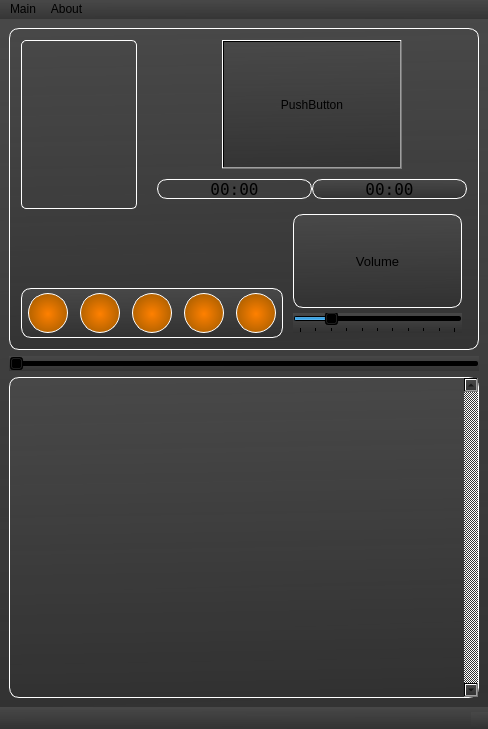
<?xml version="1.0" encoding="UTF-8"?>
<ui version="4.0">
 <class>MainWindow</class>
 <widget class="QMainWindow" name="MainWindow">
  <property name="geometry">
   <rect>
    <x>0</x>
    <y>0</y>
    <width>488</width>
    <height>729</height>
   </rect>
  </property>
  <property name="windowTitle">
   <string>MainWindow</string>
  </property>
  <property name="styleSheet">
   <string notr="true">background-color: qlineargradient(spread:pad, x1:0.517, y1:1, x2:0.493, y2:0, stop:0 rgba(49, 49, 49, 207), stop:1 rgba(72, 72, 72, 255))</string>
  </property>
  <widget class="QWidget" name="centralwidget">
   <property name="sizePolicy">
    <sizepolicy hsizetype="Expanding" vsizetype="Expanding">
     <horstretch>0</horstretch>
     <verstretch>0</verstretch>
    </sizepolicy>
   </property>
   <property name="styleSheet">
    <string notr="true"/>
   </property>
   <layout class="QVBoxLayout" name="verticalLayout">
    <item>
     <widget class="QFrame" name="frame1">
      <property name="styleSheet">
       <string notr="true">QFrame {
border-radius:10%;
border: 1px solid white;
padding: 2px;
}</string>
      </property>
      <layout class="QGridLayout" name="gridLayout_1">
       <property name="spacing">
        <number>0</number>
       </property>
       <item row="2" column="0" colspan="2">
        <layout class="QGridLayout" name="gridLayout_4">
         <property name="topMargin">
          <number>0</number>
         </property>
         <item row="1" column="8">
          <spacer name="horizontalSpacer_6">
           <property name="orientation">
            <enum>Qt::Horizontal</enum>
           </property>
           <property name="sizeType">
            <enum>QSizePolicy::Maximum</enum>
           </property>
           <property name="sizeHint" stdset="0">
            <size>
             <width>10</width>
             <height>20</height>
            </size>
           </property>
          </spacer>
         </item>
         <item row="1" column="0" colspan="8">
          <widget class="QFrame" name="frame_but">
           <property name="sizePolicy">
            <sizepolicy hsizetype="Expanding" vsizetype="Maximum">
             <horstretch>0</horstretch>
             <verstretch>0</verstretch>
            </sizepolicy>
           </property>
           <property name="maximumSize">
            <size>
             <width>16777215</width>
             <height>50</height>
            </size>
           </property>
           <property name="styleSheet">
            <string notr="true">QFrame {
border: 1px solid white;
}</string>
           </property>
           <property name="frameShape">
            <enum>QFrame::StyledPanel</enum>
           </property>
           <property name="frameShadow">
            <enum>QFrame::Raised</enum>
           </property>
           <layout class="QHBoxLayout" name="horizontalLayout" stretch="0,0,0,0,0,0,0,0,0,0,0">
            <property name="spacing">
             <number>2</number>
            </property>
            <property name="leftMargin">
             <number>2</number>
            </property>
            <property name="topMargin">
             <number>2</number>
            </property>
            <property name="rightMargin">
             <number>2</number>
            </property>
            <property name="bottomMargin">
             <number>2</number>
            </property>
            <item>
             <spacer name="horizontalSpacer_7">
              <property name="orientation">
               <enum>Qt::Horizontal</enum>
              </property>
              <property name="sizeType">
               <enum>QSizePolicy::Maximum</enum>
              </property>
              <property name="sizeHint" stdset="0">
               <size>
                <width>2</width>
                <height>20</height>
               </size>
              </property>
             </spacer>
            </item>
            <item>
             <widget class="QPushButton" name="pushButton_1">
              <property name="sizePolicy">
               <sizepolicy hsizetype="Expanding" vsizetype="Expanding">
                <horstretch>0</horstretch>
                <verstretch>0</verstretch>
               </sizepolicy>
              </property>
              <property name="minimumSize">
               <size>
                <width>40</width>
                <height>40</height>
               </size>
              </property>
              <property name="maximumSize">
               <size>
                <width>40</width>
                <height>40</height>
               </size>
              </property>
              <property name="styleSheet">
               <string notr="true">border-radius:20%;
border: 1px solid;
border-color: rgb(255, 255, 255);
background-color:qradialgradient(spread:pad, cx:0.505, cy:0.522818, radius:1.044, fx:0.5, fy:0.523, stop:0 rgba(255, 128, 0, 255), stop:1 rgba(102, 68, 0, 255));</string>
              </property>
              <property name="text">
               <string/>
              </property>
             </widget>
            </item>
            <item>
             <spacer name="horizontalSpacer_2">
              <property name="orientation">
               <enum>Qt::Horizontal</enum>
              </property>
              <property name="sizeType">
               <enum>QSizePolicy::Maximum</enum>
              </property>
              <property name="sizeHint" stdset="0">
               <size>
                <width>10</width>
                <height>20</height>
               </size>
              </property>
             </spacer>
            </item>
            <item>
             <widget class="QPushButton" name="pushButton_3">
              <property name="sizePolicy">
               <sizepolicy hsizetype="Expanding" vsizetype="Expanding">
                <horstretch>0</horstretch>
                <verstretch>0</verstretch>
               </sizepolicy>
              </property>
              <property name="minimumSize">
               <size>
                <width>40</width>
                <height>40</height>
               </size>
              </property>
              <property name="maximumSize">
               <size>
                <width>40</width>
                <height>40</height>
               </size>
              </property>
              <property name="styleSheet">
               <string notr="true">border-radius:20%;
border: 1px solid;
border-color: rgb(255, 255, 255);
background-color:qradialgradient(spread:pad, cx:0.505, cy:0.522818, radius:1.044, fx:0.5, fy:0.523, stop:0 rgba(255, 128, 0, 255), stop:1 rgba(102, 68, 0, 255));</string>
              </property>
              <property name="text">
               <string/>
              </property>
             </widget>
            </item>
            <item>
             <spacer name="horizontalSpacer_3">
              <property name="orientation">
               <enum>Qt::Horizontal</enum>
              </property>
              <property name="sizeType">
               <enum>QSizePolicy::Maximum</enum>
              </property>
              <property name="sizeHint" stdset="0">
               <size>
                <width>10</width>
                <height>20</height>
               </size>
              </property>
             </spacer>
            </item>
            <item>
             <widget class="QPushButton" name="pushButton_4">
              <property name="sizePolicy">
               <sizepolicy hsizetype="Expanding" vsizetype="Expanding">
                <horstretch>0</horstretch>
                <verstretch>0</verstretch>
               </sizepolicy>
              </property>
              <property name="minimumSize">
               <size>
                <width>40</width>
                <height>40</height>
               </size>
              </property>
              <property name="maximumSize">
               <size>
                <width>40</width>
                <height>40</height>
               </size>
              </property>
              <property name="styleSheet">
               <string notr="true">border-radius:20%;
border: 1px solid;
border-color: rgb(255, 255, 255);
background-color:qradialgradient(spread:pad, cx:0.505, cy:0.522818, radius:1.044, fx:0.5, fy:0.523, stop:0 rgba(255, 128, 0, 255), stop:1 rgba(102, 68, 0, 255));</string>
              </property>
              <property name="text">
               <string/>
              </property>
             </widget>
            </item>
            <item>
             <spacer name="horizontalSpacer_4">
              <property name="orientation">
               <enum>Qt::Horizontal</enum>
              </property>
              <property name="sizeType">
               <enum>QSizePolicy::Maximum</enum>
              </property>
              <property name="sizeHint" stdset="0">
               <size>
                <width>10</width>
                <height>20</height>
               </size>
              </property>
             </spacer>
            </item>
            <item>
             <widget class="QPushButton" name="pushButton_5">
              <property name="sizePolicy">
               <sizepolicy hsizetype="Expanding" vsizetype="Expanding">
                <horstretch>0</horstretch>
                <verstretch>0</verstretch>
               </sizepolicy>
              </property>
              <property name="minimumSize">
               <size>
                <width>40</width>
                <height>40</height>
               </size>
              </property>
              <property name="maximumSize">
               <size>
                <width>40</width>
                <height>40</height>
               </size>
              </property>
              <property name="styleSheet">
               <string notr="true">border-radius:20%;
border: 1px solid;
border-color: rgb(255, 255, 255);
background-color:qradialgradient(spread:pad, cx:0.505, cy:0.522818, radius:1.044, fx:0.5, fy:0.523, stop:0 rgba(255, 128, 0, 255), stop:1 rgba(102, 68, 0, 255));</string>
              </property>
              <property name="text">
               <string/>
              </property>
             </widget>
            </item>
            <item>
             <spacer name="horizontalSpacer_5">
              <property name="orientation">
               <enum>Qt::Horizontal</enum>
              </property>
              <property name="sizeType">
               <enum>QSizePolicy::Maximum</enum>
              </property>
              <property name="sizeHint" stdset="0">
               <size>
                <width>10</width>
                <height>20</height>
               </size>
              </property>
             </spacer>
            </item>
            <item>
             <widget class="QPushButton" name="pushButton_2">
              <property name="sizePolicy">
               <sizepolicy hsizetype="Expanding" vsizetype="Expanding">
                <horstretch>0</horstretch>
                <verstretch>0</verstretch>
               </sizepolicy>
              </property>
              <property name="minimumSize">
               <size>
                <width>40</width>
                <height>40</height>
               </size>
              </property>
              <property name="maximumSize">
               <size>
                <width>40</width>
                <height>40</height>
               </size>
              </property>
              <property name="styleSheet">
               <string notr="true">border-radius:20%;
border: 1px solid;
border-color: rgb(255, 255, 255);
background-color:qradialgradient(spread:pad, cx:0.505, cy:0.522818, radius:1.044, fx:0.5, fy:0.523, stop:0 rgba(255, 128, 0, 255), stop:1 rgba(102, 68, 0, 255));</string>
              </property>
              <property name="text">
               <string/>
              </property>
             </widget>
            </item>
            <item>
             <spacer name="horizontalSpacer_8">
              <property name="orientation">
               <enum>Qt::Horizontal</enum>
              </property>
              <property name="sizeType">
               <enum>QSizePolicy::Maximum</enum>
              </property>
              <property name="sizeHint" stdset="0">
               <size>
                <width>2</width>
                <height>20</height>
               </size>
              </property>
             </spacer>
            </item>
           </layout>
          </widget>
         </item>
         <item row="0" column="0" colspan="8">
          <spacer name="verticalSpacer">
           <property name="orientation">
            <enum>Qt::Vertical</enum>
           </property>
           <property name="sizeType">
            <enum>QSizePolicy::Expanding</enum>
           </property>
           <property name="sizeHint" stdset="0">
            <size>
             <width>20</width>
             <height>10</height>
            </size>
           </property>
          </spacer>
         </item>
        </layout>
       </item>
       <item row="0" column="0" rowspan="2">
        <layout class="QGridLayout" name="gridLayout_label">
         <item row="0" column="0">
          <widget class="QLabel" name="label">
           <property name="enabled">
            <bool>true</bool>
           </property>
           <property name="sizePolicy">
            <sizepolicy hsizetype="Fixed" vsizetype="Fixed">
             <horstretch>0</horstretch>
             <verstretch>0</verstretch>
            </sizepolicy>
           </property>
           <property name="maximumSize">
            <size>
             <width>215</width>
             <height>210</height>
            </size>
           </property>
           <property name="styleSheet">
            <string notr="true">background-color: 0 ;
border: 1px solid rgb(255, 255, 255);
border-radius: 5%;
padding: 2px;</string>
           </property>
           <property name="text">
            <string/>
           </property>
           <property name="pixmap">
            <pixmap>../AVA-removebg-preview.png</pixmap>
           </property>
           <property name="scaledContents">
            <bool>true</bool>
           </property>
           <property name="margin">
            <number>7</number>
           </property>
          </widget>
         </item>
         <item row="0" column="1">
          <spacer name="horizontalSpacer">
           <property name="orientation">
            <enum>Qt::Horizontal</enum>
           </property>
           <property name="sizeType">
            <enum>QSizePolicy::Maximum</enum>
           </property>
           <property name="sizeHint" stdset="0">
            <size>
             <width>20</width>
             <height>20</height>
            </size>
           </property>
          </spacer>
         </item>
        </layout>
       </item>
       <item row="2" column="2">
        <layout class="QVBoxLayout" name="verticalLayout_2">
         <property name="spacing">
          <number>5</number>
         </property>
         <property name="topMargin">
          <number>5</number>
         </property>
         <property name="rightMargin">
          <number>5</number>
         </property>
         <property name="bottomMargin">
          <number>5</number>
         </property>
         <item>
          <widget class="QLabel" name="label_3">
           <property name="sizePolicy">
            <sizepolicy hsizetype="Expanding" vsizetype="Expanding">
             <horstretch>0</horstretch>
             <verstretch>0</verstretch>
            </sizepolicy>
           </property>
           <property name="font">
            <font>
             <pointsize>10</pointsize>
            </font>
           </property>
           <property name="text">
            <string>Volume</string>
           </property>
           <property name="alignment">
            <set>Qt::AlignCenter</set>
           </property>
          </widget>
         </item>
         <item>
          <widget class="QSlider" name="horizontalSlider_2">
           <property name="maximum">
            <number>100</number>
           </property>
           <property name="singleStep">
            <number>2</number>
           </property>
           <property name="pageStep">
            <number>5</number>
           </property>
           <property name="value">
            <number>20</number>
           </property>
           <property name="orientation">
            <enum>Qt::Horizontal</enum>
           </property>
           <property name="tickPosition">
            <enum>QSlider::TicksBelow</enum>
           </property>
           <property name="tickInterval">
            <number>10</number>
           </property>
          </widget>
         </item>
        </layout>
       </item>
       <item row="0" column="1" colspan="2">
        <layout class="QGridLayout" name="gridLayout">
         <property name="spacing">
          <number>0</number>
         </property>
         <item row="0" column="0">
          <widget class="QPushButton" name="pushButton">
           <property name="sizePolicy">
            <sizepolicy hsizetype="Expanding" vsizetype="Expanding">
             <horstretch>0</horstretch>
             <verstretch>0</verstretch>
            </sizepolicy>
           </property>
           <property name="maximumSize">
            <size>
             <width>180</width>
             <height>150</height>
            </size>
           </property>
           <property name="text">
            <string>PushButton</string>
           </property>
          </widget>
         </item>
        </layout>
       </item>
       <item row="1" column="1" colspan="2">
        <layout class="QGridLayout" name="gridLayout_3">
         <property name="topMargin">
          <number>10</number>
         </property>
         <property name="bottomMargin">
          <number>10</number>
         </property>
         <item row="1" column="0">
          <widget class="QLabel" name="label_2">
           <property name="maximumSize">
            <size>
             <width>16777215</width>
             <height>20</height>
            </size>
           </property>
           <property name="font">
            <font>
             <family>Terminal</family>
             <pointsize>12</pointsize>
            </font>
           </property>
           <property name="styleSheet">
            <string notr="true">background-color:0;</string>
           </property>
           <property name="text">
            <string>00:00</string>
           </property>
           <property name="alignment">
            <set>Qt::AlignCenter</set>
           </property>
          </widget>
         </item>
         <item row="1" column="1">
          <widget class="QLabel" name="label_4">
           <property name="maximumSize">
            <size>
             <width>16777215</width>
             <height>20</height>
            </size>
           </property>
           <property name="font">
            <font>
             <family>Terminal</family>
             <pointsize>12</pointsize>
            </font>
           </property>
           <property name="text">
            <string>00:00</string>
           </property>
           <property name="alignment">
            <set>Qt::AlignCenter</set>
           </property>
          </widget>
         </item>
        </layout>
       </item>
      </layout>
     </widget>
    </item>
    <item>
     <layout class="QVBoxLayout" name="verticalLayout_3">
      <property name="spacing">
       <number>0</number>
      </property>
      <item>
       <widget class="QSlider" name="horizontalSlider">
        <property name="styleSheet">
         <string notr="true">
</string>
        </property>
        <property name="maximum">
         <number>100</number>
        </property>
        <property name="singleStep">
         <number>2</number>
        </property>
        <property name="pageStep">
         <number>5</number>
        </property>
        <property name="orientation">
         <enum>Qt::Horizontal</enum>
        </property>
       </widget>
      </item>
     </layout>
    </item>
    <item>
     <layout class="QGridLayout" name="gridLayout_2">
      <property name="spacing">
       <number>0</number>
      </property>
      <item row="0" column="0">
       <widget class="QTreeView" name="treeView_2">
        <property name="sizePolicy">
         <sizepolicy hsizetype="Expanding" vsizetype="Expanding">
          <horstretch>0</horstretch>
          <verstretch>0</verstretch>
         </sizepolicy>
        </property>
        <property name="styleSheet">
         <string notr="true">QTreeView{border-radius:10%;
border: 1px solid;
border-color: rgb(255, 255, 255);}
QScrollBar:vertical{
background-color: white;
alternate-background-color: #D5EAFF;
}</string>
        </property>
        <property name="verticalScrollBarPolicy">
         <enum>Qt::ScrollBarAlwaysOn</enum>
        </property>
        <property name="horizontalScrollBarPolicy">
         <enum>Qt::ScrollBarAlwaysOff</enum>
        </property>
       </widget>
      </item>
     </layout>
    </item>
   </layout>
  </widget>
  <widget class="QMenuBar" name="menubar">
   <property name="geometry">
    <rect>
     <x>0</x>
     <y>0</y>
     <width>488</width>
     <height>26</height>
    </rect>
   </property>
   <widget class="QMenu" name="menuOpen">
    <property name="title">
     <string>Main</string>
    </property>
   </widget>
   <widget class="QMenu" name="menuAbout">
    <property name="title">
     <string>About</string>
    </property>
   </widget>
   <addaction name="menuOpen"/>
   <addaction name="menuAbout"/>
  </widget>
  <widget class="QStatusBar" name="statusbar"/>
 </widget>
 <resources/>
 <connections/>
</ui>
